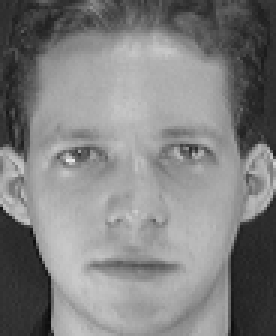
#> input picture whole code work/att_faces/s1/1.pgm, 92 x 112 px (shown 3 times larger)
$ python 1.py
#> lines starting #> are read from the running program, lines starting #| are printed output that depends on the picture
import cv2
import numpy as np

img1=cv2.imread('1.pgm')
#> img1 is the input picture: shape (112, 92, 3); min 11, max 234, mean 128.3
img2=cv2.imread('2.pgm')
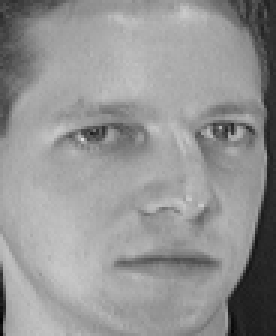
#> input picture whole code work/att_faces/s1/2.pgm, 92 x 112 px (shown 3 times larger)
#> img2 is the input picture: shape (112, 92, 3); min 2, max 223, mean 148
img3=cv2.imread('3.pgm')
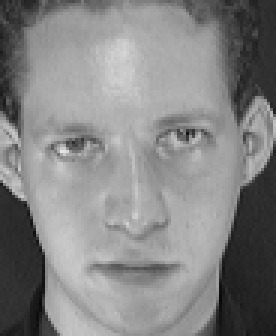
#> input picture whole code work/att_faces/s1/3.pgm, 92 x 112 px (shown 3 times larger)
#> img3 is the input picture: shape (112, 92, 3); min 7, max 232, mean 132.6
img4=cv2.imread('4.pgm')
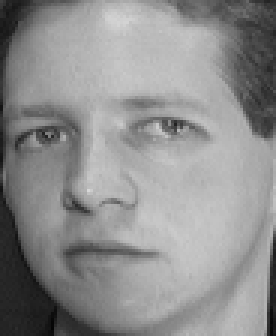
#> input picture whole code work/att_faces/s1/4.pgm, 92 x 112 px (shown 3 times larger)
#> img4 is the input picture: shape (112, 92, 3); min 5, max 215, mean 142.1
img5=cv2.imread('5.pgm')
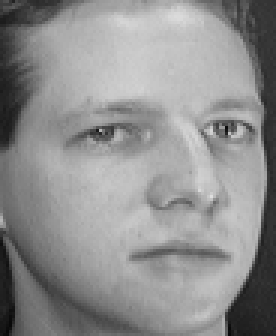
#> input picture whole code work/att_faces/s1/5.pgm, 92 x 112 px (shown 3 times larger)
#> img5 is the input picture: shape (112, 92, 3); min 7, max 222, mean 142.8
img6=cv2.imread('6.pgm')
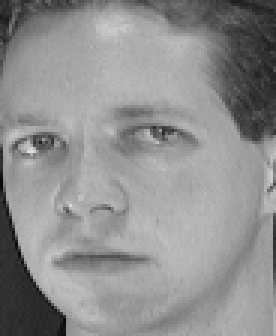
#> input picture whole code work/att_faces/s1/6.pgm, 92 x 112 px (shown 3 times larger)
#> img6 is the input picture: shape (112, 92, 3); min 7, max 225, mean 143.2
img7=cv2.imread('7.pgm')
img9=cv2.imread('9.pgm')
img10=cv2.imread('10.pgm')

#dst=cv2.addWeighted(img1,0.5,img2,0.5,img3,0.5,img4,0.5,img5,0.5,img6,0.5,img7,0.5,img9,0.5,img10,0.5,0)

dst=cv2.addWeighted(img1,0.5,img2,0.5,0)
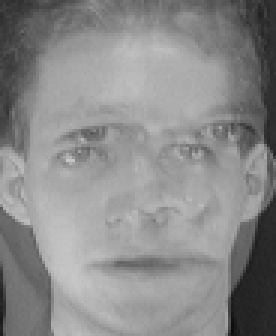
#> dst: shape (112, 92, 3) (shown 3 times larger); min 10, max 200, mean 138.2

cv2.imshow('faces',dst)
k = cv2.waitKey(0)
#> (key Esc is pressed here)
if k == 27:
    cv2.destroyAllWindows()
elif k == ord('s'):
    cv2.imwrite('new.pgm',dst)
    cv2.destroyAllWindows()
